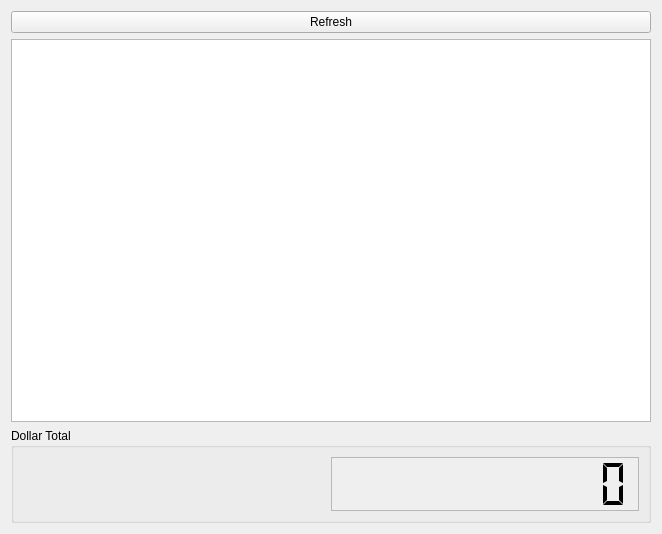
<?xml version="1.0" encoding="UTF-8"?>
<ui version="4.0">
 <class>Form</class>
 <widget class="QWidget" name="Form">
  <property name="geometry">
   <rect>
    <x>0</x>
    <y>0</y>
    <width>662</width>
    <height>534</height>
   </rect>
  </property>
  <property name="windowTitle">
   <string>Form</string>
  </property>
  <layout class="QGridLayout" name="gridLayout">
   <item row="0" column="0">
    <widget class="QPushButton" name="refresh">
     <property name="text">
      <string>Refresh</string>
     </property>
    </widget>
   </item>
   <item row="1" column="0">
    <widget class="QTableView" name="view"/>
   </item>
   <item row="2" column="0">
    <widget class="QGroupBox" name="groupBox">
     <property name="minimumSize">
      <size>
       <width>0</width>
       <height>50</height>
      </size>
     </property>
     <property name="maximumSize">
      <size>
       <width>16777215</width>
       <height>95</height>
      </size>
     </property>
     <property name="title">
      <string>Dollar Total</string>
     </property>
     <layout class="QGridLayout" name="gridLayout_2">
      <item row="0" column="1">
       <widget class="QLCDNumber" name="total">
        <property name="sizePolicy">
         <sizepolicy hsizetype="MinimumExpanding" vsizetype="MinimumExpanding">
          <horstretch>0</horstretch>
          <verstretch>0</verstretch>
         </sizepolicy>
        </property>
        <property name="minimumSize">
         <size>
          <width>0</width>
          <height>50</height>
         </size>
        </property>
        <property name="font">
         <font>
          <pointsize>20</pointsize>
         </font>
        </property>
        <property name="autoFillBackground">
         <bool>true</bool>
        </property>
        <property name="frameShape">
         <enum>QFrame::StyledPanel</enum>
        </property>
        <property name="smallDecimalPoint">
         <bool>true</bool>
        </property>
        <property name="digitCount">
         <number>10</number>
        </property>
        <property name="segmentStyle">
         <enum>QLCDNumber::Flat</enum>
        </property>
       </widget>
      </item>
      <item row="0" column="0">
       <spacer name="horizontalSpacer">
        <property name="orientation">
         <enum>Qt::Horizontal</enum>
        </property>
        <property name="sizeHint" stdset="0">
         <size>
          <width>40</width>
          <height>20</height>
         </size>
        </property>
       </spacer>
      </item>
     </layout>
    </widget>
   </item>
  </layout>
 </widget>
 <resources/>
 <connections/>
</ui>
